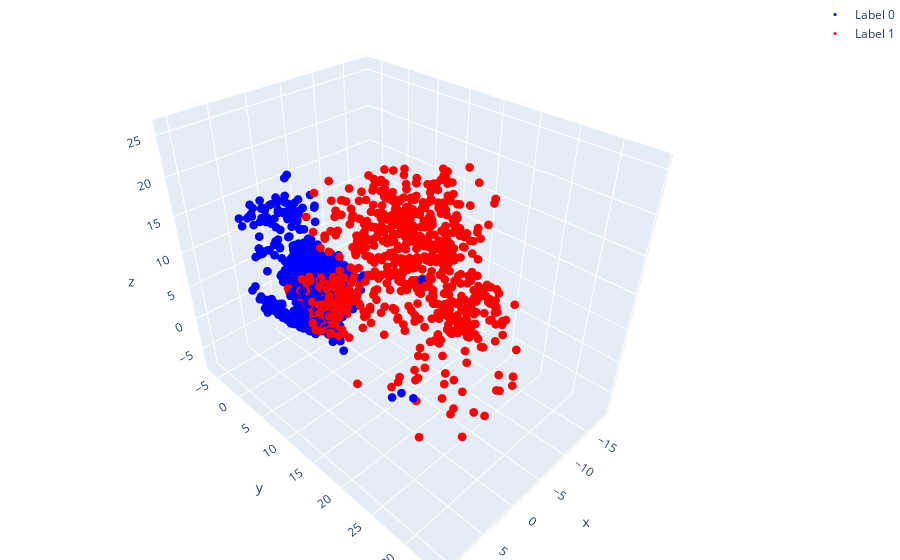

The code cell stored with this chart in its notebook:
### Markdown cell above
Another technique would be to use the autoencoder latent space reduced dimensions.

### Code cell
import torch
from torch import nn
from torch.autograd import Variable
import matplotlib.pyplot as plt
from mpl_toolkits.mplot3d import Axes3D
import numpy as np
import plotly.graph_objects as go
df = pd.read_feather(r'C:\Users\Jonah\OneDrive\Documents\Thesis\data-science-util\data\cleaned\generative_ai_dataset\train.feather')
# train test split
#train, test = train_test_split(df, test_size=0.2, random_state=42)
# Set random seed for reproducibility
torch.manual_seed(42)

# Set device
device = torch.device('cuda' if torch.cuda.is_available() else 'cpu')

# Assuming that data_tensor is your tensor
# data_tensor = your_tensor 
# Separating out the target
target = df['labels']

# Separating out the features
features = df.drop(['labels'], axis=1)

# Convert the DataFrame to a numpy array and then to a torch tensor
data_tensor = torch.from_numpy(features.values.astype(np.float32))
# Define the autoencoder
class SimpleDropoutAutoencoder(nn.Module):
    def __init__(self, num_features):
        super(SimpleDropoutAutoencoder, self).__init__()
        self.encoder = nn.Sequential(
            nn.Linear(num_features, 256),
            nn.ReLU(True),
            nn.Linear(256, 64),
            nn.ReLU(True), 
            nn.Linear(64, 3))
        self.decoder = nn.Sequential(
            nn.Linear(3, 64),
            nn.ReLU(True),
            nn.Linear(64, 256),
            nn.ReLU(True), 
            nn.Linear(256, num_features))

    def forward(self, x):
        x = self.encoder(x)
        x = self.decoder(x)
        return x

# Define the number of features
num_features = data_tensor.size(1)

# Initialize the autoencoder
dropout_autoencoder = SimpleDropoutAutoencoder(num_features).to(device)





# Loss and optimizer
criterion = nn.MSELoss()
optimizer = torch.optim.Adam(dropout_autoencoder.parameters(), lr=0.01)

# Training the autoencoder
num_epochs = 500  # You may need to increase this value depending on your data
for epoch in range(num_epochs):
    inputs = data_tensor.to(device)
    outputs = dropout_autoencoder(inputs)
    loss = criterion(outputs, inputs)
    
    optimizer.zero_grad()
    loss.backward()
    optimizer.step()

# Extract the latent space
# Extract the latent space
# Extract the latent space
latent_space = dropout_autoencoder.encoder(data_tensor.to(device)).cpu().detach().numpy()

# Convert target to numpy for easy indexing
target_np = target.to_numpy()

# Create a trace for each class (0, 1)
trace0 = go.Scatter3d(
    x = latent_space[target_np==0, 0],
    y = latent_space[target_np==0, 1],
    z = latent_space[target_np==0, 2],
    mode = 'markers',
    name = 'Label 0',
    marker = dict(
        size = 3,
        color = 'blue',
    )
)

trace1 = go.Scatter3d(
    x = latent_space[target_np==1, 0],
    y = latent_space[target_np==1, 1],
    z = latent_space[target_np==1, 2],
    mode = 'markers',
    name = 'Label 1',
    marker = dict(
        size = 3,
        color = 'red',
    )
)

data = [trace0, trace1]
layout = go.Layout(
    margin=dict(
        l=0,
        r=0,
        b=0,
        t=0
    )
)

fig = go.Figure(data=data, layout=layout)
fig.show()

### Figure 1 — Plotly figure (JSON) as saved in the notebook; plotly's stock layout.template omitted (floating-point values rounded to 4 significant figures; data arrays with more than 128 entries replaced by an {"elided": "..."} marker saying what was removed)
{"data": [{"marker": {"color": "blue", "size": 3}, "mode": "markers", "name": "Label 0", "type": "scatter3d", "x": {"elided": "3850 float values"}, "y": {"elided": "3850 float values"}, "z": {"elided": "3850 float values"}}, {"marker": {"color": "red", "size": 3}, "mode": "markers", "name": "Label 1", "type": "scatter3d", "x": {"elided": "1400 float values"}, "y": {"elided": "1400 float values"}, "z": {"elided": "1400 float values"}}], "layout": {"margin": {"b": 0, "l": 0, "r": 0, "t": 0}}}
